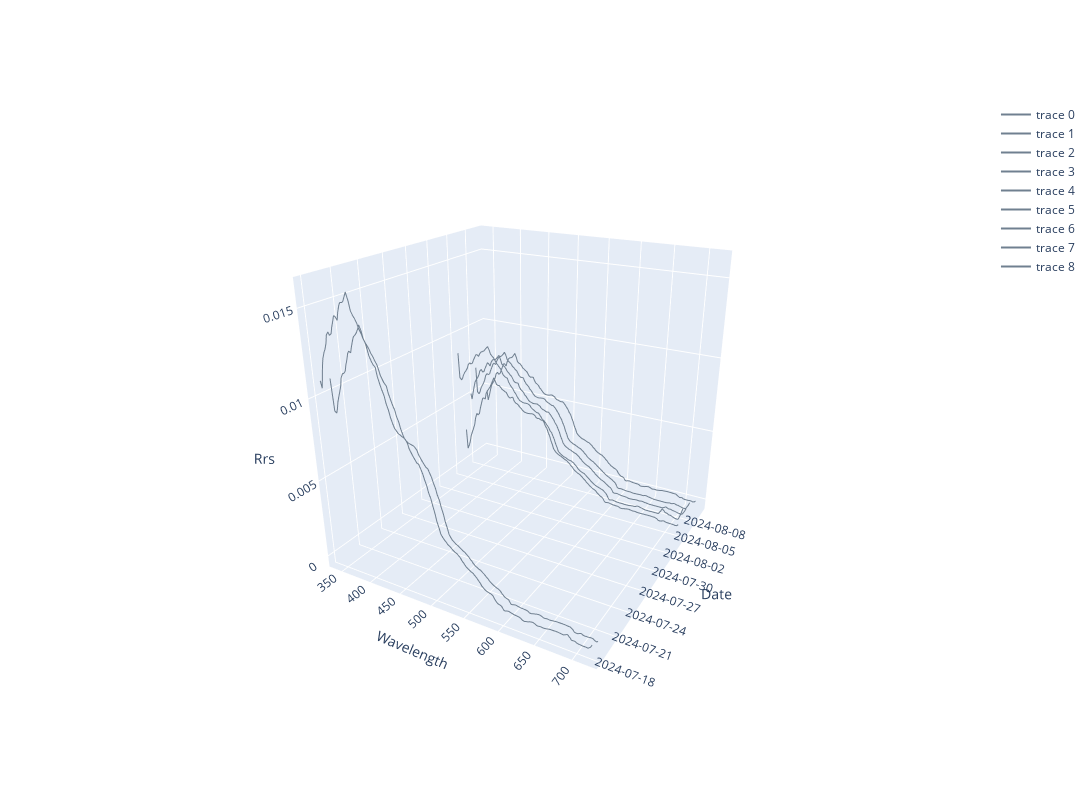

Notebook code for this chart:
### Markdown cell above
### Plotting
Next, we extract our desired plotting data: Reflectance, wavelength, and datetime. We use the plotly package to create the interactive plot.

### Code cell
# Extract values for plotting
wavelengths = average_per_dataset['wavelength'].values
rrs_values = average_per_dataset['Rrs'].compute()
dates = average_per_dataset['datetime'].values

# Create a 3D scatter plot
fig = go.Figure()

for dataset_index in range(rrs_values.shape[0]):
    fig.add_trace(go.Scatter3d(
        x=wavelengths,
        y=[dates[dataset_index]] * len(wavelengths),  # Use the date for each dataset
        z=rrs_values[dataset_index],
        mode='lines',
        line=dict(color='slategray')
    ))

fig.update_layout(
    scene=dict(
        xaxis_title='Wavelength',
        yaxis_title='Date',
        zaxis_title='Rrs',
        yaxis=dict(
            tickformat='%Y-%m-%d',  # Format y-axis ticks as dates
            type='date'  # Ensure y-axis treats values as dates
        )
    ),
    width=1200,
    height=800,
)

fig.show()

### Figure 1 — Plotly figure (JSON) as saved in the notebook; plotly's stock layout.template omitted (floating-point values rounded to 4 significant figures; data arrays with more than 128 entries replaced by an {"elided": "..."} marker saying what was removed)
{"data": [{"line": {"color": "slategray"}, "mode": "lines", "type": "scatter3d", "x": {"elided": "184 int values"}, "y": {"elided": "184 str values"}, "z": {"elided": "184 float values"}}, {"line": {"color": "slategray"}, "mode": "lines", "type": "scatter3d", "x": {"elided": "184 int values"}, "y": {"elided": "184 str values"}, "z": {"elided": "184 float values"}}, {"line": {"color": "slategray"}, "mode": "lines", "type": "scatter3d", "x": {"elided": "184 int values"}, "y": {"elided": "184 str values"}, "z": {"elided": "184 null values"}}, {"line": {"color": "slategray"}, "mode": "lines", "type": "scatter3d", "x": {"elided": "184 int values"}, "y": {"elided": "184 str values"}, "z": {"elided": "184 float values"}}, {"line": {"color": "slategray"}, "mode": "lines", "type": "scatter3d", "x": {"elided": "184 int values"}, "y": {"elided": "184 str values"}, "z": {"elided": "184 float values"}}, {"line": {"color": "slategray"}, "mode": "lines", "type": "scatter3d", "x": {"elided": "184 int values"}, "y": {"elided": "184 str values"}, "z": {"elided": "184 float values"}}, {"line": {"color": "slategray"}, "mode": "lines", "type": "scatter3d", "x": {"elided": "184 int values"}, "y": {"elided": "184 str values"}, "z": {"elided": "184 float values"}}, {"line": {"color": "slategray"}, "mode": "lines", "type": "scatter3d", "x": {"elided": "184 int values"}, "y": {"elided": "184 str values"}, "z": {"elided": "184 null values"}}, {"line": {"color": "slategray"}, "mode": "lines", "type": "scatter3d", "x": {"elided": "184 int values"}, "y": {"elided": "184 str values"}, "z": {"elided": "184 float values"}}], "layout": {"height": 800, "scene": {"aspectmode": "auto", "aspectratio": {"x": 1, "y": 1, "z": 1}, "camera": {"center": {"x": 0, "y": 0, "z": 0}, "eye": {"x": 1.14, "y": -2.024, "z": 1.005}, "projection": {"type": "perspective"}, "up": {"x": 0, "y": 0, "z": 1}}, "xaxis": {"title": {"text": "Wavelength"}, "type": "linear"}, "yaxis": {"tickformat": "%Y-%m-%d", "title": {"text": "Date"}, "type": "date"}, "zaxis": {"title": {"text": "Rrs"}, "type": "linear"}}, "width": 1200}}
